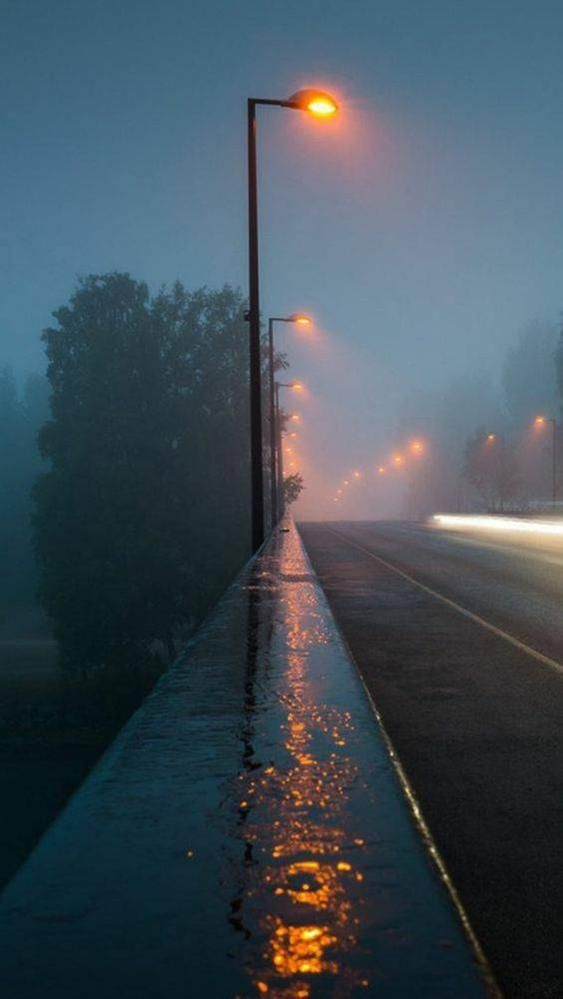
#> input picture rain.jpg, 563 x 999 px
$ python Practica2-1.py
#> lines starting #> are read from the running program, lines starting #| are printed output that depends on the picture; after the words box and inside, x2 and y2 are one past the last pixel; in counts of white or black regions, pixels touching at a corner belong together
### segmentacion/globalT.py
import numpy as np
from .thresholding import thresholding

def thresholdingGlobal(D, threshold): # 0 or 255 since the threshold
    upThreshold = []
    downThreshold = []
    width_D, height_D = D.shape
    for row in range(width_D):
        for column in range(height_D):
            if(D[row][column]>threshold):
                upThreshold.append(D[row][column])
            else:
                downThreshold.append(D[row][column])
    np.array(upThreshold)
    np.array(downThreshold)
    meanup = np.mean(upThreshold)
    meandown = np.mean(downThreshold)
    newThreshold = (meandown + meanup)/2
    imagen = thresholding(D,newThreshold)
    return imagen


def rgb2gray(rgb):
    return np.dot(rgb[..., :3], [0.299, 0.587, 0.114]).astype(np.uint8)

### segmentacion/thresholding.py
import numpy as np
def thresholding(D, threshold): # 0 or 255 since the threshold
    R, G, B = 0, 1, 2

    width_D, height_D= D.shape
    thresholdImg = np.copy(D)
    for row in range(width_D):
        for column in range(height_D):
            if(D[row][column]>threshold):
                thresholdImg[row][column] = 1
            else:
                thresholdImg[row][column] = 0

    return thresholdImg

### Practica2-1.py
import numpy as np
from segmentacion.globalT import thresholdingGlobal

def rgb2gray(rgb):
    return np.dot(rgb[..., :3], [0.299, 0.587, 0.114]).astype(np.uint8)

import cv2
imagen = cv2.imread('rain.jpg')
#> imagen is the input picture: shape (999, 563, 3); mean B, G, R 89, 78.9, 65.5
img = np.array(imagen)
imggray= rgb2gray(img)
#> in rgb2gray, `return np.dot(rgb[..., :3], [0.299, 0.587, 0.114]).astype(np.uint8)`:
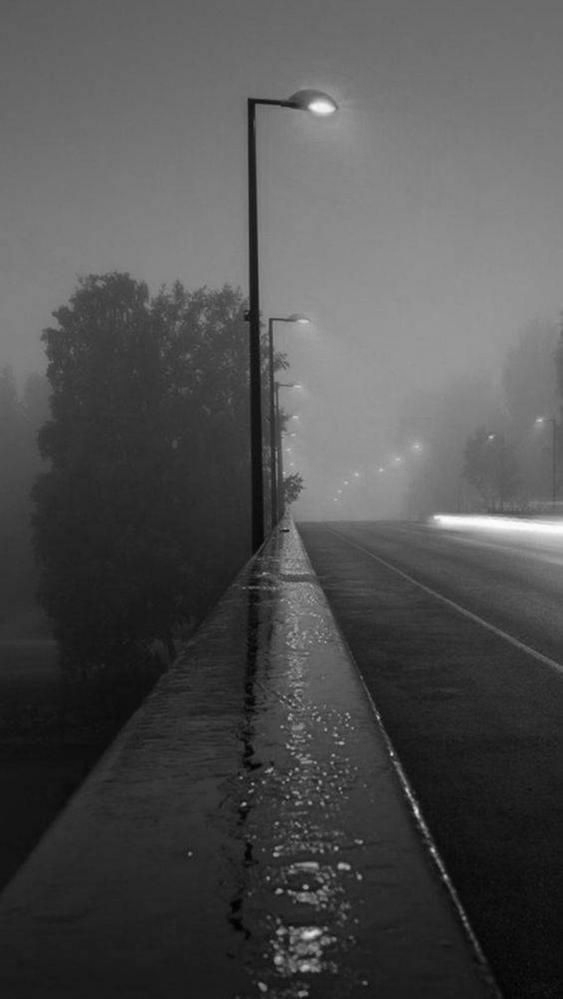
#> returned value: shape (999, 563); min 0, max 253, mean 79.9
Otsu = thresholdingGlobal(imggray, 160)
#> after the loop in thresholdingGlobal, `for row in range(width_D):`: downThreshold = 558893 items; upThreshold = 3544 values, max 253 at index 1394, min 161 at index 8, mean 203.5
#> in thresholdingGlobal, `meanup = np.mean(upThreshold)`: meanup = 203.5
#> in thresholdingGlobal, `meandown = np.mean(downThreshold)`: meandown = 79.07
#> in thresholdingGlobal, `newThreshold = (meandown + meanup)/2`: newThreshold = 141.3
#> after the loop in thresholding, `for row in range(width_D):`:
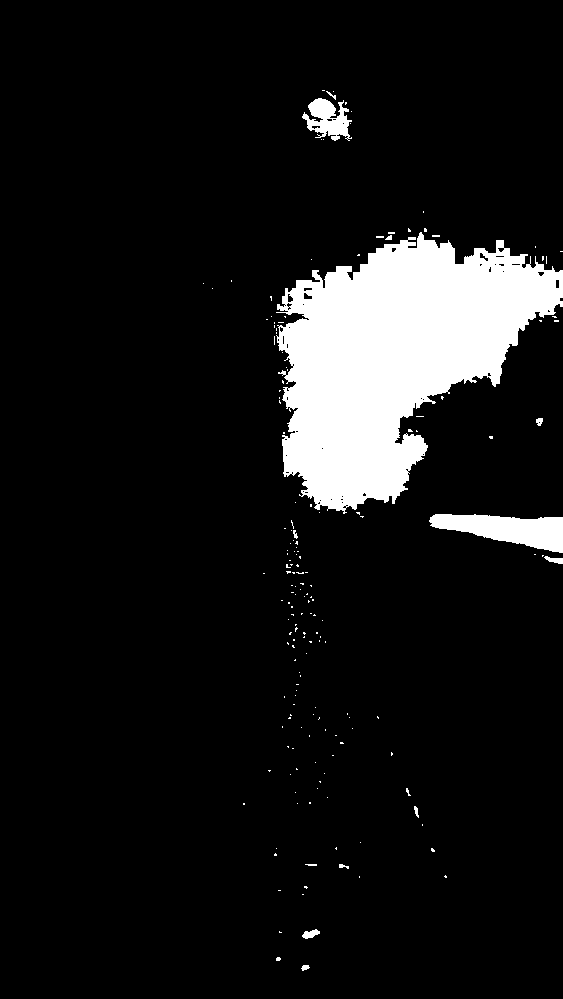
#> thresholdImg: shape (999, 563); values 0 (black) and 1 (white), 9.1% white; 178 white regions (165 under 20 px), largest, box (x1, y1, x2, y2) and area: (276, 232, 563, 514) 45795, (429, 514, 563, 553) 3089, (302, 98, 352, 141) 1208

$ run again, with prueba4.JPG copied over rain.jpg
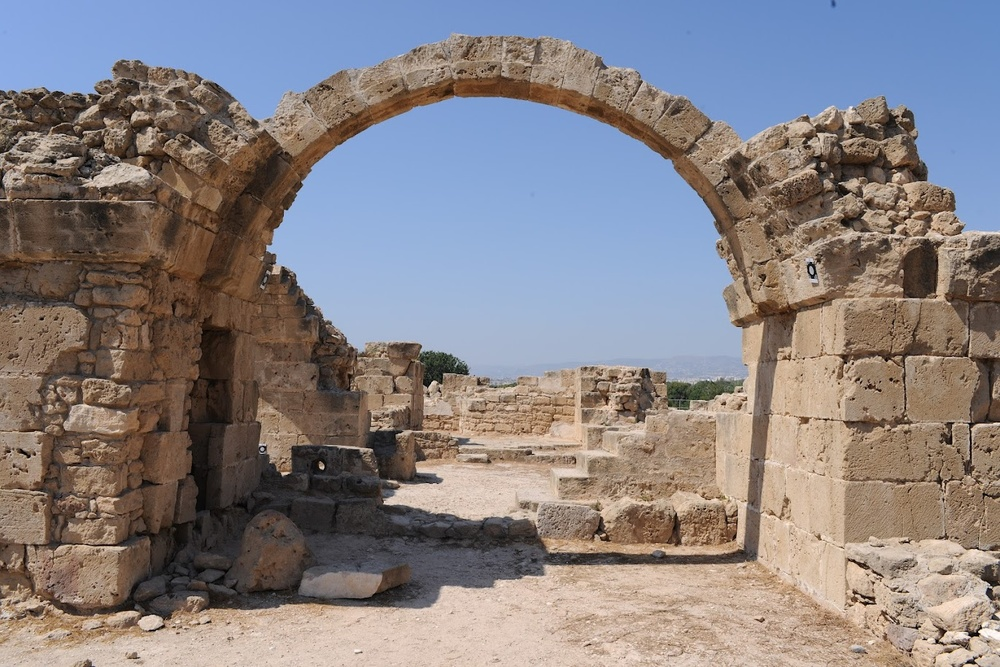
#> input picture prueba4.JPG, 1000 x 667 px, shrunk from 1371 x 914 before the run
#> imagen is the input picture: shape (667, 1000, 3); mean B, G, R 131, 129.2, 135.6
#> in rgb2gray, `return np.dot(rgb[..., :3], [0.299, 0.587, 0.114]).astype(np.uint8)`:
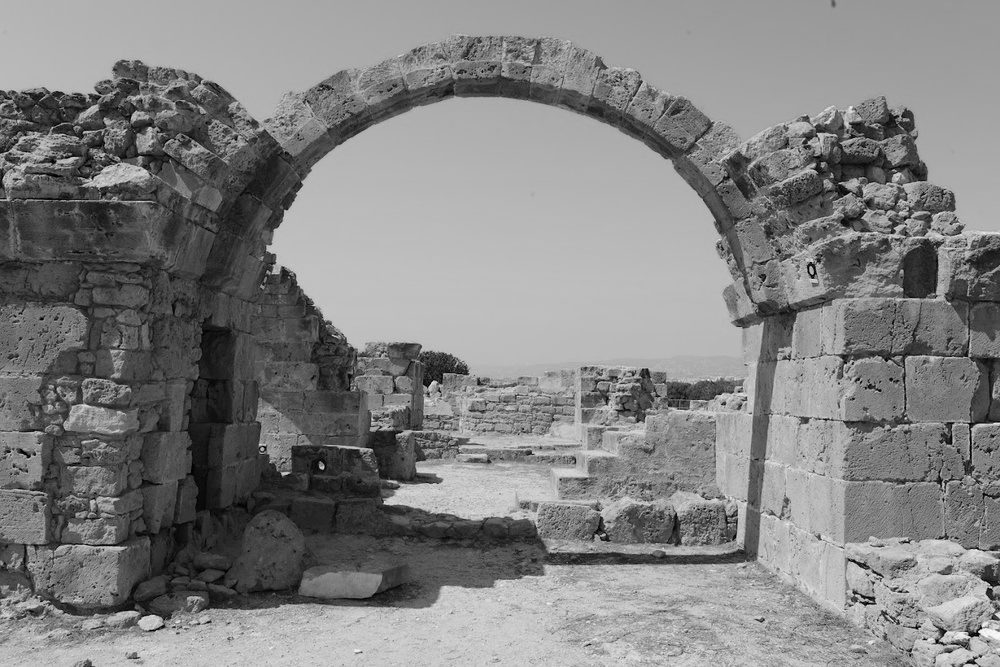
#> returned value: shape (667, 1000); min 0, max 252, mean 130
#> after the loop in thresholdingGlobal, `for row in range(width_D):`: downThreshold = 391847 items; upThreshold = 275153 items
#> meanup = 181
#> meandown = 94.18
#> newThreshold = 137.6
#> after the loop in thresholding, `for row in range(width_D):`:
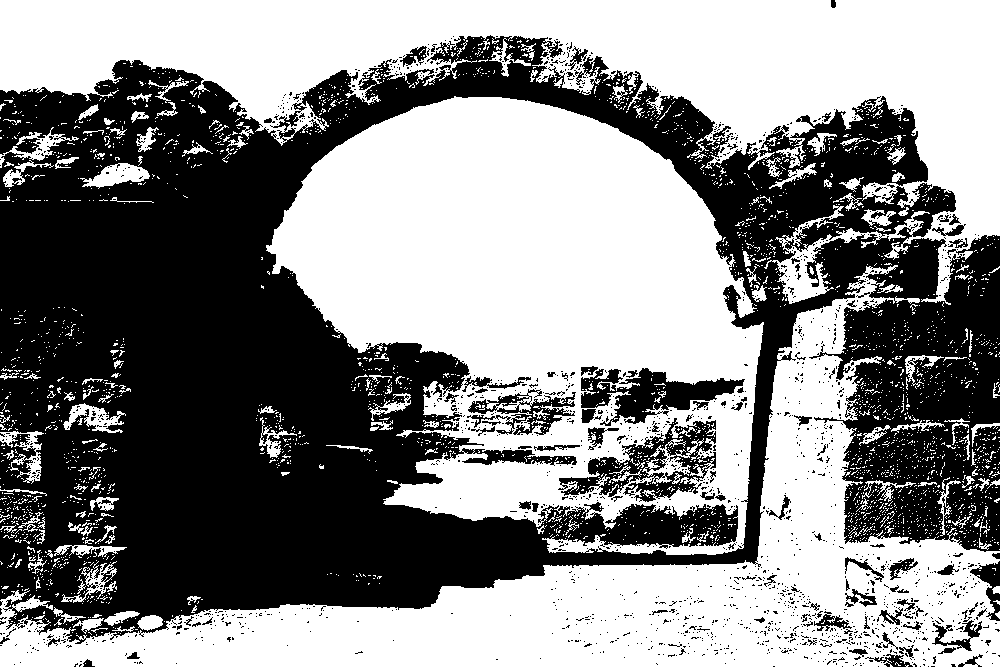
#> thresholdImg: shape (667, 1000); values 0 (black) and 1 (white), 53.6% white; 1729 black regions (1631 under 20 px), largest, box (x1, y1, x2, y2) and area: (0, 35, 1000, 644) 287053, (558, 418, 716, 502) 4703, (581, 368, 745, 426) 4257

$ run again, with prueba5.JPG copied over rain.jpg
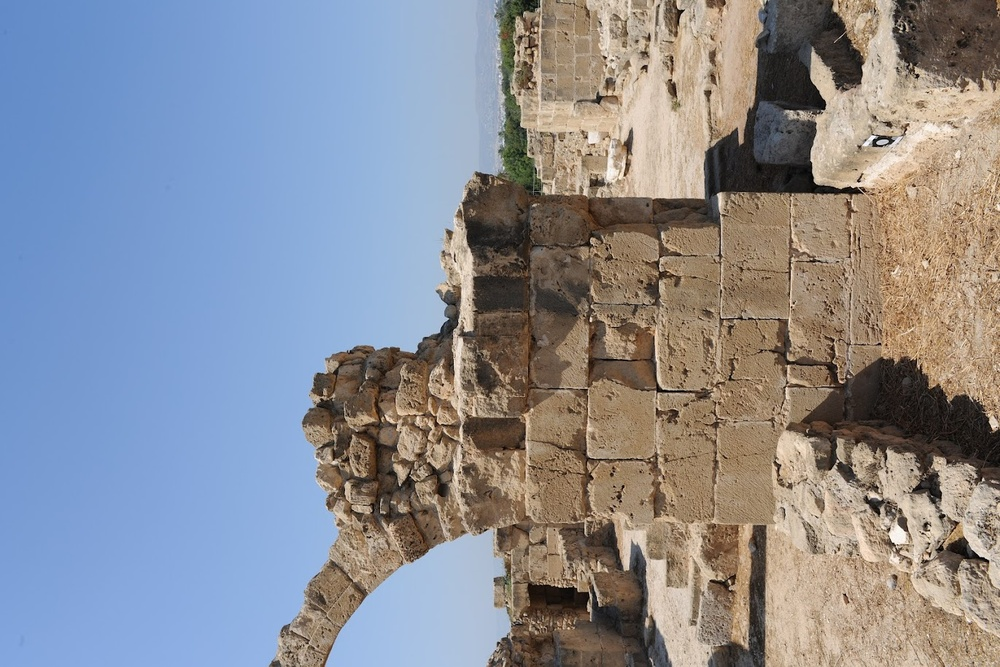
#> input picture prueba5.JPG, 1000 x 667 px, shrunk from 1371 x 914 before the run
#> imagen is the input picture: shape (667, 1000, 3); mean B, G, R 149.2, 140.9, 138.3
#> in rgb2gray, `return np.dot(rgb[..., :3], [0.299, 0.587, 0.114]).astype(np.uint8)`:
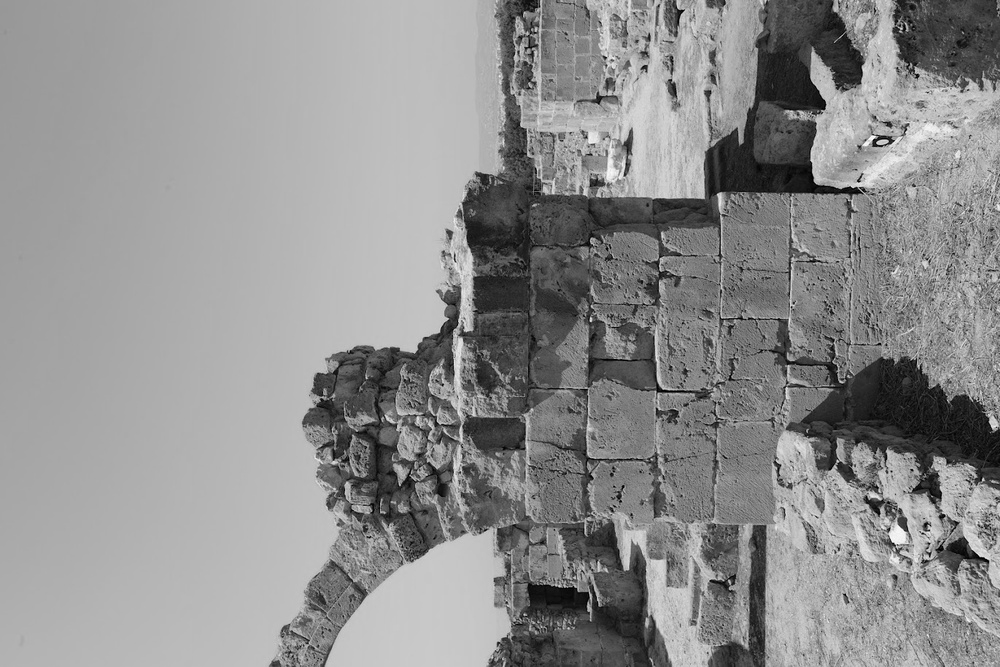
#> returned value: shape (667, 1000); min 0, max 254, mean 142.6
#> after the loop in thresholdingGlobal, `for row in range(width_D):`: downThreshold = 321465 items; upThreshold = 345535 items
#> meanup = 180.3
#> meandown = 102.2
#> newThreshold = 141.2
#> after the loop in thresholding, `for row in range(width_D):`:
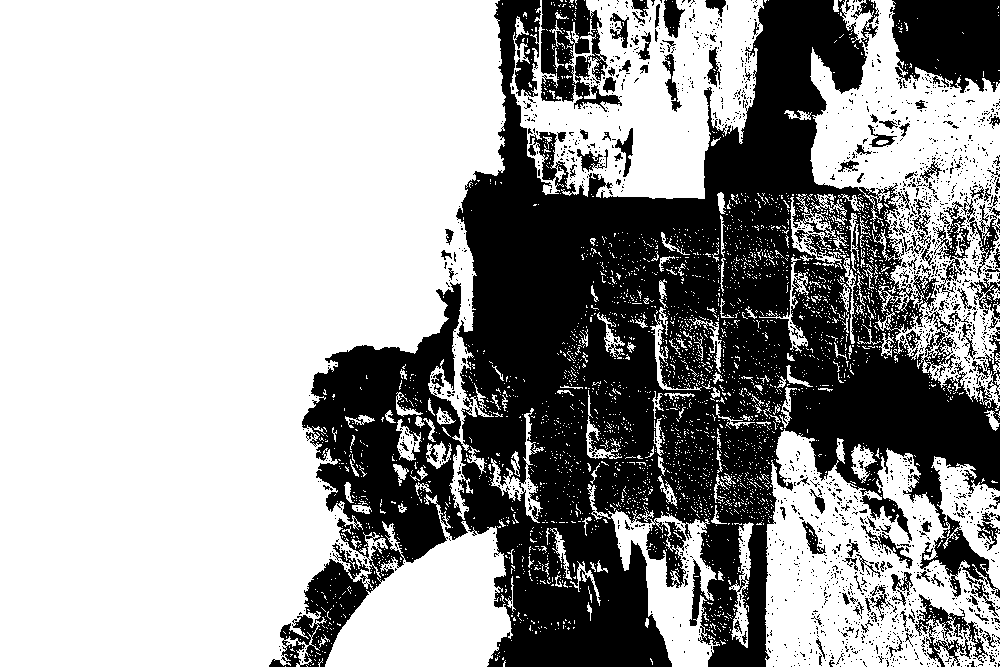
#> thresholdImg: shape (667, 1000); values 0 (black) and 1 (white), 63% white; 2027 black regions (1891 under 20 px), largest, box (x1, y1, x2, y2) and area: (269, 0, 1000, 667) 214072, (890, 0, 1000, 93) 8325, (541, 0, 622, 112) 4715
